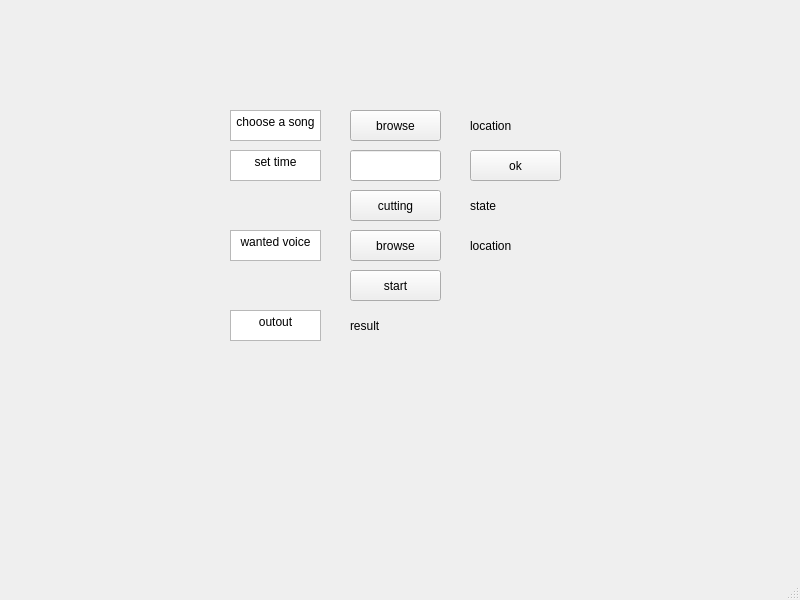
<?xml version="1.0" encoding="UTF-8"?>
<ui version="4.0">
 <class>MainWindow</class>
 <widget class="QMainWindow" name="MainWindow">
  <property name="geometry">
   <rect>
    <x>0</x>
    <y>0</y>
    <width>800</width>
    <height>600</height>
   </rect>
  </property>
  <property name="tabletTracking">
   <bool>false</bool>
  </property>
  <property name="windowTitle">
   <string>MainWindow</string>
  </property>
  <widget class="QWidget" name="centralwidget">
   <widget class="QTextEdit" name="textEdit">
    <property name="geometry">
     <rect>
      <x>230</x>
      <y>110</y>
      <width>91</width>
      <height>31</height>
     </rect>
    </property>
    <property name="html">
     <string>&lt;!DOCTYPE HTML PUBLIC &quot;-//W3C//DTD HTML 4.0//EN&quot; &quot;http://www.w3.org/TR/REC-html40/strict.dtd&quot;&gt;
&lt;html&gt;&lt;head&gt;&lt;meta name=&quot;qrichtext&quot; content=&quot;1&quot; /&gt;&lt;style type=&quot;text/css&quot;&gt;
p, li { white-space: pre-wrap; }
&lt;/style&gt;&lt;/head&gt;&lt;body style=&quot; font-family:'PMingLiU'; font-size:9pt; font-weight:400; font-style:normal;&quot;&gt;
&lt;p align=&quot;center&quot; style=&quot; margin-top:0px; margin-bottom:0px; margin-left:0px; margin-right:0px; -qt-block-indent:0; text-indent:0px;&quot;&gt;choose a song&lt;/p&gt;&lt;/body&gt;&lt;/html&gt;</string>
    </property>
   </widget>
   <widget class="QTextEdit" name="textEdit_2">
    <property name="geometry">
     <rect>
      <x>230</x>
      <y>310</y>
      <width>91</width>
      <height>31</height>
     </rect>
    </property>
    <property name="html">
     <string>&lt;!DOCTYPE HTML PUBLIC &quot;-//W3C//DTD HTML 4.0//EN&quot; &quot;http://www.w3.org/TR/REC-html40/strict.dtd&quot;&gt;
&lt;html&gt;&lt;head&gt;&lt;meta name=&quot;qrichtext&quot; content=&quot;1&quot; /&gt;&lt;style type=&quot;text/css&quot;&gt;
p, li { white-space: pre-wrap; }
&lt;/style&gt;&lt;/head&gt;&lt;body style=&quot; font-family:'PMingLiU'; font-size:9pt; font-weight:400; font-style:normal;&quot;&gt;
&lt;p align=&quot;center&quot; style=&quot; margin-top:0px; margin-bottom:0px; margin-left:0px; margin-right:0px; -qt-block-indent:0; text-indent:0px;&quot;&gt;outout&lt;/p&gt;&lt;/body&gt;&lt;/html&gt;</string>
    </property>
   </widget>
   <widget class="QPushButton" name="start">
    <property name="geometry">
     <rect>
      <x>350</x>
      <y>270</y>
      <width>91</width>
      <height>31</height>
     </rect>
    </property>
    <property name="text">
     <string>start</string>
    </property>
   </widget>
   <widget class="QTextEdit" name="textEdit_3">
    <property name="geometry">
     <rect>
      <x>230</x>
      <y>230</y>
      <width>91</width>
      <height>31</height>
     </rect>
    </property>
    <property name="html">
     <string>&lt;!DOCTYPE HTML PUBLIC &quot;-//W3C//DTD HTML 4.0//EN&quot; &quot;http://www.w3.org/TR/REC-html40/strict.dtd&quot;&gt;
&lt;html&gt;&lt;head&gt;&lt;meta name=&quot;qrichtext&quot; content=&quot;1&quot; /&gt;&lt;style type=&quot;text/css&quot;&gt;
p, li { white-space: pre-wrap; }
&lt;/style&gt;&lt;/head&gt;&lt;body style=&quot; font-family:'PMingLiU'; font-size:9pt; font-weight:400; font-style:normal;&quot;&gt;
&lt;p align=&quot;center&quot; style=&quot; margin-top:0px; margin-bottom:0px; margin-left:0px; margin-right:0px; -qt-block-indent:0; text-indent:0px;&quot;&gt;wanted voice&lt;/p&gt;&lt;/body&gt;&lt;/html&gt;</string>
    </property>
   </widget>
   <widget class="QTextEdit" name="textEdit_4">
    <property name="geometry">
     <rect>
      <x>230</x>
      <y>150</y>
      <width>91</width>
      <height>31</height>
     </rect>
    </property>
    <property name="html">
     <string>&lt;!DOCTYPE HTML PUBLIC &quot;-//W3C//DTD HTML 4.0//EN&quot; &quot;http://www.w3.org/TR/REC-html40/strict.dtd&quot;&gt;
&lt;html&gt;&lt;head&gt;&lt;meta name=&quot;qrichtext&quot; content=&quot;1&quot; /&gt;&lt;style type=&quot;text/css&quot;&gt;
p, li { white-space: pre-wrap; }
&lt;/style&gt;&lt;/head&gt;&lt;body style=&quot; font-family:'PMingLiU'; font-size:9pt; font-weight:400; font-style:normal;&quot;&gt;
&lt;p align=&quot;center&quot; style=&quot; margin-top:0px; margin-bottom:0px; margin-left:0px; margin-right:0px; -qt-block-indent:0; text-indent:0px;&quot;&gt;set time&lt;/p&gt;&lt;/body&gt;&lt;/html&gt;</string>
    </property>
   </widget>
   <widget class="QLineEdit" name="settime">
    <property name="geometry">
     <rect>
      <x>350</x>
      <y>150</y>
      <width>91</width>
      <height>31</height>
     </rect>
    </property>
    <property name="text">
     <string/>
    </property>
   </widget>
   <widget class="QPushButton" name="browse1">
    <property name="geometry">
     <rect>
      <x>350</x>
      <y>110</y>
      <width>91</width>
      <height>31</height>
     </rect>
    </property>
    <property name="text">
     <string>browse</string>
    </property>
   </widget>
   <widget class="QPushButton" name="browse2">
    <property name="geometry">
     <rect>
      <x>350</x>
      <y>230</y>
      <width>91</width>
      <height>31</height>
     </rect>
    </property>
    <property name="text">
     <string>browse</string>
    </property>
   </widget>
   <widget class="QLabel" name="label">
    <property name="geometry">
     <rect>
      <x>470</x>
      <y>110</y>
      <width>330</width>
      <height>31</height>
     </rect>
    </property>
    <property name="text">
     <string>location</string>
    </property>
   </widget>
   <widget class="QLabel" name="label2">
    <property name="geometry">
     <rect>
      <x>470</x>
      <y>230</y>
      <width>330</width>
      <height>31</height>
     </rect>
    </property>
    <property name="text">
     <string>location</string>
    </property>
   </widget>
   <widget class="QPushButton" name="pushbutton">
    <property name="geometry">
     <rect>
      <x>470</x>
      <y>150</y>
      <width>91</width>
      <height>31</height>
     </rect>
    </property>
    <property name="text">
     <string>ok</string>
    </property>
   </widget>
   <widget class="QLabel" name="label_2">
    <property name="geometry">
     <rect>
      <x>350</x>
      <y>310</y>
      <width>330</width>
      <height>31</height>
     </rect>
    </property>
    <property name="text">
     <string>result</string>
    </property>
   </widget>
   <widget class="QPushButton" name="start_2">
    <property name="geometry">
     <rect>
      <x>350</x>
      <y>190</y>
      <width>91</width>
      <height>31</height>
     </rect>
    </property>
    <property name="text">
     <string>cutting</string>
    </property>
   </widget>
   <widget class="QLabel" name="label2_2">
    <property name="geometry">
     <rect>
      <x>470</x>
      <y>190</y>
      <width>330</width>
      <height>31</height>
     </rect>
    </property>
    <property name="text">
     <string>state</string>
    </property>
   </widget>
  </widget>
  <widget class="QMenuBar" name="menubar">
   <property name="geometry">
    <rect>
     <x>0</x>
     <y>0</y>
     <width>800</width>
     <height>25</height>
    </rect>
   </property>
  </widget>
  <widget class="QStatusBar" name="statusbar"/>
 </widget>
 <resources/>
 <connections/>
</ui>
